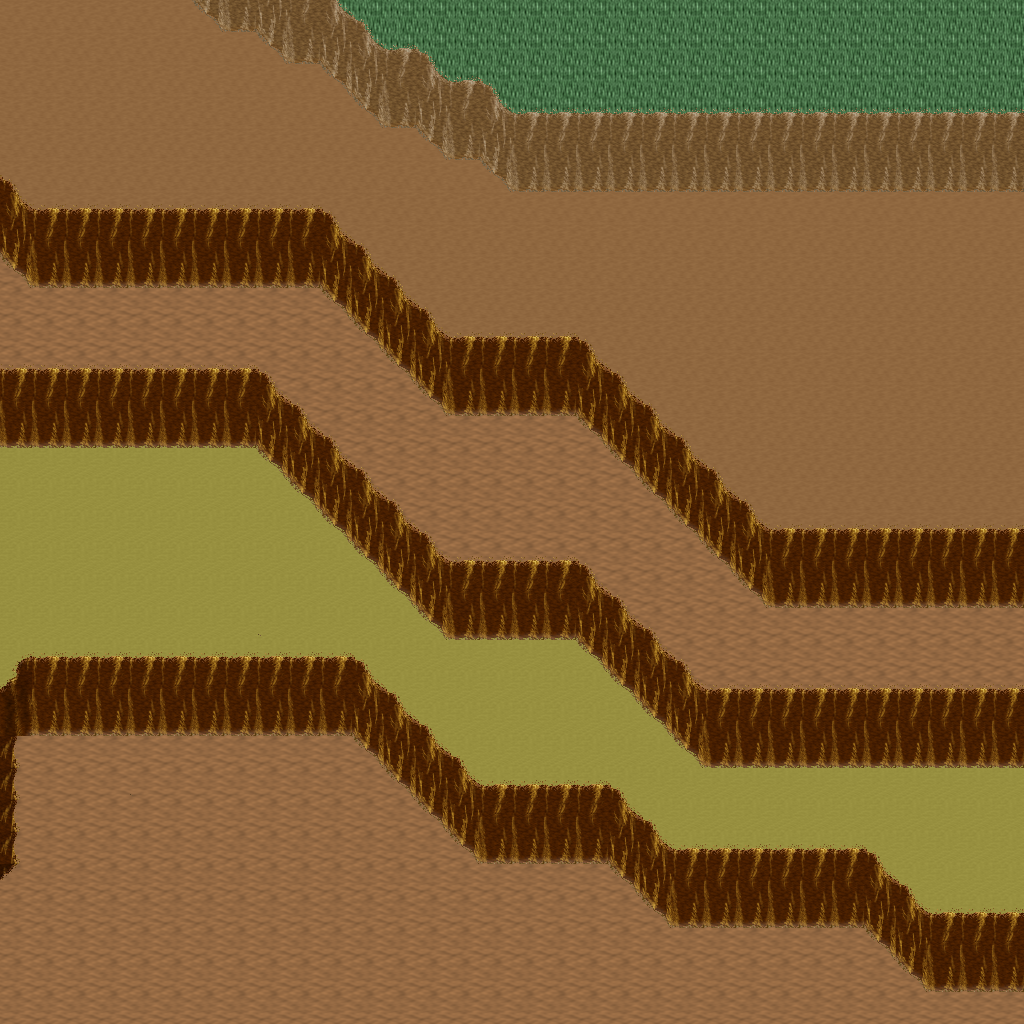

This game map was drawn from its Tiled (.tmx) file and the tilesets committed beside it. A one-line description and the trimmed map source follow:
An orthogonal 32x32 tile map with 32x32 px tiles, 5 tile layers (Ground, Objects, Objects2, Above, ...), 1 hidden layer not drawn, 10 tilesets.

<map version="1.10" tiledversion="1.11.0" orientation="orthogonal" renderorder="right-down" width="32" height="32" tilewidth="32" tileheight="32" infinite="0" nextlayerid="11" nextobjectid="1">
 <tileset firstgid="1" name="logic_collision" tilewidth="32" tileheight="32" tilecount="1" columns="1">
  <image source="../drawable/logic_collision.png" width="32" height="32" />
 </tileset>
 <tileset firstgid="2" name="ground_ground" tilewidth="32" tileheight="32" tilecount="33" columns="3">
  <image source="../drawable/ground_ground.png" width="96" height="352" />
 </tileset>
 <tileset firstgid="35" name="ground_earth_edges" tilewidth="32" tileheight="32" tilecount="18" columns="6">
  <image source="../drawable/ground_earth_edges.png" width="192" height="96" />
 </tileset>
 <tileset firstgid="53" name="ground_grass_corners" tilewidth="32" tileheight="32" tilecount="24" columns="6">
  <image source="../drawable/ground_grass_corners.png" width="192" height="128" />
 </tileset>
 <tileset firstgid="77" name="ground_grass_edges" tilewidth="32" tileheight="32" tilecount="36" columns="12">
  <image source="../drawable/ground_grass_edges.png" width="384" height="96" />
 </tileset>
 <tileset firstgid="113" name="ground_water_pool" tilewidth="32" tileheight="32" tilecount="72" columns="3">
  <image source="../drawable/ground_water_pool.png" width="96" height="768" />
 </tileset>
 <tileset firstgid="185" name="ground_ridge_earth_pale" tilewidth="32" tileheight="32" tilecount="96" columns="12">
  <image source="../drawable/ground_ridge_earth_pale.png" width="384" height="256" />
 </tileset>
 <tileset firstgid="281" name="ground_ridge_earth_dark" tilewidth="32" tileheight="32" tilecount="96" columns="12">
  <image source="../drawable/ground_ridge_earth_dark.png" width="384" height="256" />
 </tileset>
 <tileset firstgid="377" name="plant_stump_stump_vertical" tilewidth="32" tileheight="32" tilecount="1" columns="1">
  <image source="../drawable/plant_stump_stump_vertical.png" width="32" height="32" />
 </tileset>
 <tileset firstgid="378" name="plant_tree_tree_darkgreen" tilewidth="32" tileheight="32" tilecount="88" columns="8">
  <image source="../drawable/plant_tree_tree_darkgreen.png" width="256" height="352" />
 </tileset>
 <layer id="1" name="Ground" width="32" height="32">
  <data>[1024 cells, 1024 non-empty, 4 distinct tile ids]</data>
 </layer>
 <layer id="2" name="Objects" width="32" height="32">
  <data>[1024 cells, 399 non-empty, 20 distinct tile ids]</data>
 </layer>
 <layer id="3" name="Objects2" width="32" height="32">
  <data>[1024 cells, 0 non-empty, 0 distinct tile ids]</data>
 </layer>
 <layer id="4" name="Above" width="32" height="32">
  <data>[1024 cells, 0 non-empty, 0 distinct tile ids]</data>
 </layer>
 <layer id="5" name="Above2" width="32" height="32">
  <data>[1024 cells, 0 non-empty, 0 distinct tile ids]</data>
 </layer>
 <layer id="6" name="Walkable" width="32" height="32" visible="0">
  <data>[1024 cells, 240 non-empty, 1 distinct tile ids]</data>
 </layer>
 <objectgroup id="7" name="Mapevents" />
 <objectgroup id="8" name="Spawn" />
 <objectgroup id="9" name="Keys" />
 <objectgroup id="10" name="Replace" />
</map>
